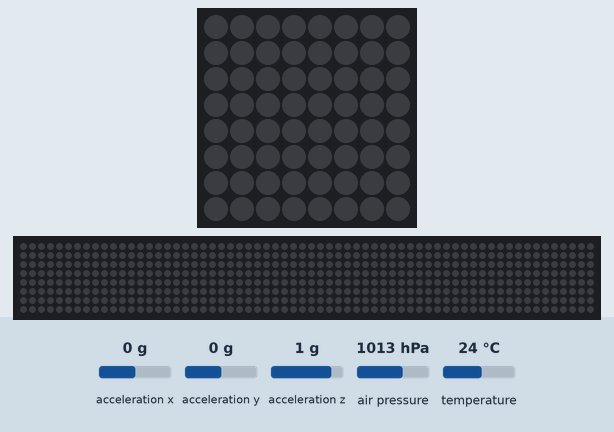
Simulated run of this program. Board: Raspberry Pi (BCM pin numbers) with a Sense HAT. Shown: the Sense HAT's 8×8 RGB LED matrix, a strip that is not on the board, showing the scrolling text unrolled. The test bench sets the inputs (shaded band); at power-on: acceleration x 0 g, acceleration y 0 g, acceleration z 1 g, air pressure 1013 hPa, temperature 24 °C. Random numbers come from a fixed seed; the 64×8 strip is a reading aid, not a part: it shows the text the matrix is scrolling, unrolled, one strip-width of it at a time.

Above: at 1.2 s.
1.3 s: acceleration x set to 0.9 g
2.8 s: acceleration x set to 1.2 g
At 3.6 s:
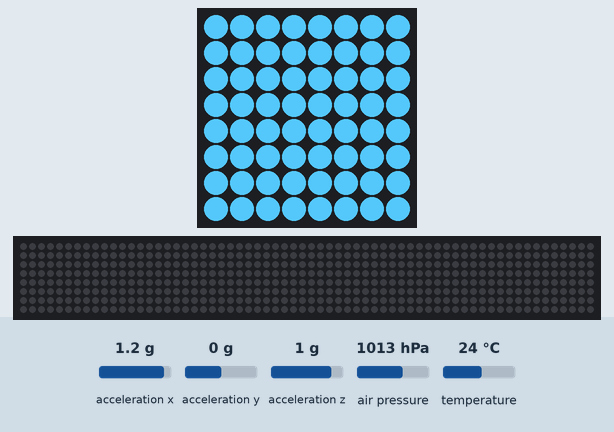
At 10.1 s:
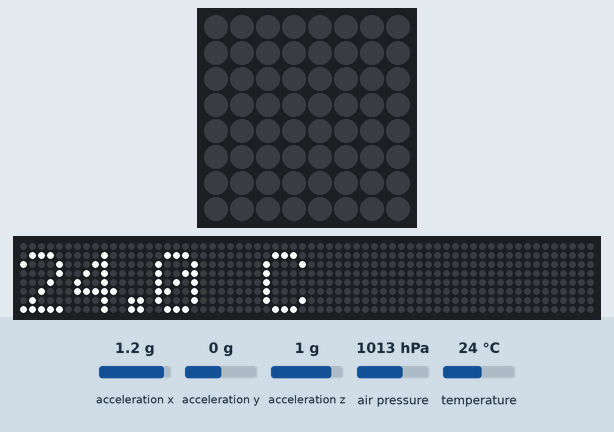

The program:

color_shaker.py
```python
from sense_hat import SenseHat
from time import sleep
from random import randrange

sense = SenseHat()
sense.clear()
# How many Gs trigger the shaking
shake_threshold = 1.0

def apply_color(rgb):
    pixel_list = []
    for i in range(8 * 8):
        pixel_list.append(rgb)
    sense.set_pixels(pixel_list)

def generate_color():
    return [randrange(50, 255), randrange(50, 255), randrange(50, 255)]

while True:
    accel = sense.get_accelerometer_raw()
    if accel["x"] > shake_threshold or accel["y"] > shake_threshold or accel["z"] - 1 > shake_threshold:
        apply_color(generate_color())
        sleep(3)
        temp = sense.get_temperature()
        pressure = sense.get_pressure()
        sense.show_message("{:.1f} C   {:.1f} hPa".format(temp, pressure))
        sleep(1)
```

Measured:
- the behaviour switches between 1 and 1.1 g on acceleration x (found by bisection; images 0 and 1)
- after the input at 1.3 s, every drawn part: stays the same
- after the input at 2.8 s, the LEDs: change at once (image 1)
- what the display in image 1 shows lasts 3.0 s, from 2.8 s to 5.8 s
